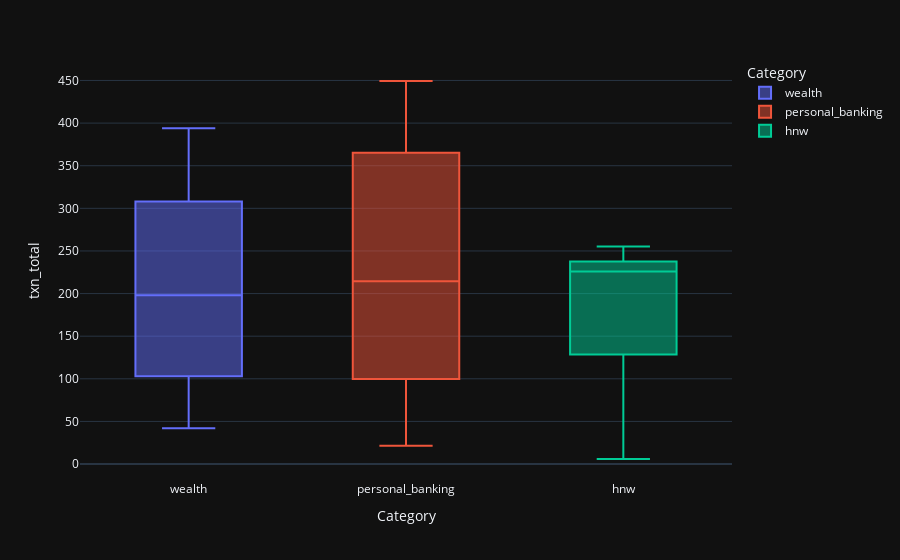

The code cell stored with this chart in its notebook:
### Code cell
px.box(x='Category', y='txn_total', color='Category', data_frame=df)

### Figure 1 — Plotly figure (JSON) as saved in the notebook; plotly's stock layout.template omitted (floating-point values rounded to 4 significant figures)
{"data": [{"alignmentgroup": "True", "hovertemplate": "Category=%{x}<br>txn_total=%{y}<extra></extra>", "legendgroup": "wealth", "marker": {"color": "#636efa"}, "name": "wealth", "notched": false, "offsetgroup": "wealth", "orientation": "v", "showlegend": true, "x": ["wealth", "wealth", "wealth", "wealth", "wealth", "wealth", "wealth", "wealth", "wealth", "wealth"], "x0": " ", "xaxis": "x", "y": [165.8, 42.1, 103.0, 56.6, 160.9, 393.9, 256.6, 320.4, 230.2, 307.9], "y0": " ", "yaxis": "y", "type": "box"}, {"alignmentgroup": "True", "hovertemplate": "Category=%{x}<br>txn_total=%{y}<extra></extra>", "legendgroup": "personal_banking", "marker": {"color": "#EF553B"}, "name": "personal_banking", "notched": false, "offsetgroup": "personal_banking", "orientation": "v", "showlegend": true, "x": ["personal_banking", "personal_banking", "personal_banking", "personal_banking", "personal_banking", "personal_banking", "personal_banking", "personal_banking", "personal_banking", "personal_banking", "personal_banking", "personal_banking", "personal_banking", "personal_banking", "personal_banking"], "x0": " ", "xaxis": "x", "y": [214.3, 115.7, 21.37, 67.96, 449.4, 183.1, 377.3, 94.32, 438.3, 276.0, 403.6, 122.1, 328.7, 87.38, 266.3], "y0": " ", "yaxis": "y", "type": "box"}, {"alignmentgroup": "True", "hovertemplate": "Category=%{x}<br>txn_total=%{y}<extra></extra>", "legendgroup": "hnw", "marker": {"color": "#00cc96"}, "name": "hnw", "notched": false, "offsetgroup": "hnw", "orientation": "v", "showlegend": true, "x": ["hnw", "hnw", "hnw", "hnw", "hnw", "hnw", "hnw", "hnw", "hnw"], "x0": " ", "xaxis": "x", "y": [227.6, 5.92, 225.9, 235.8, 15.26, 255.2, 190.0, 242.7, 166.4], "y0": " ", "yaxis": "y", "type": "box"}], "layout": {"xaxis": {"anchor": "y", "domain": [0.0, 1.0], "title": {"text": "Category"}, "categoryorder": "array", "categoryarray": ["wealth", "personal_banking", "hnw"]}, "yaxis": {"anchor": "x", "domain": [0.0, 1.0], "title": {"text": "txn_total"}}, "legend": {"title": {"text": "Category"}, "tracegroupgap": 0}, "margin": {"t": 60}, "boxmode": "overlay"}}
